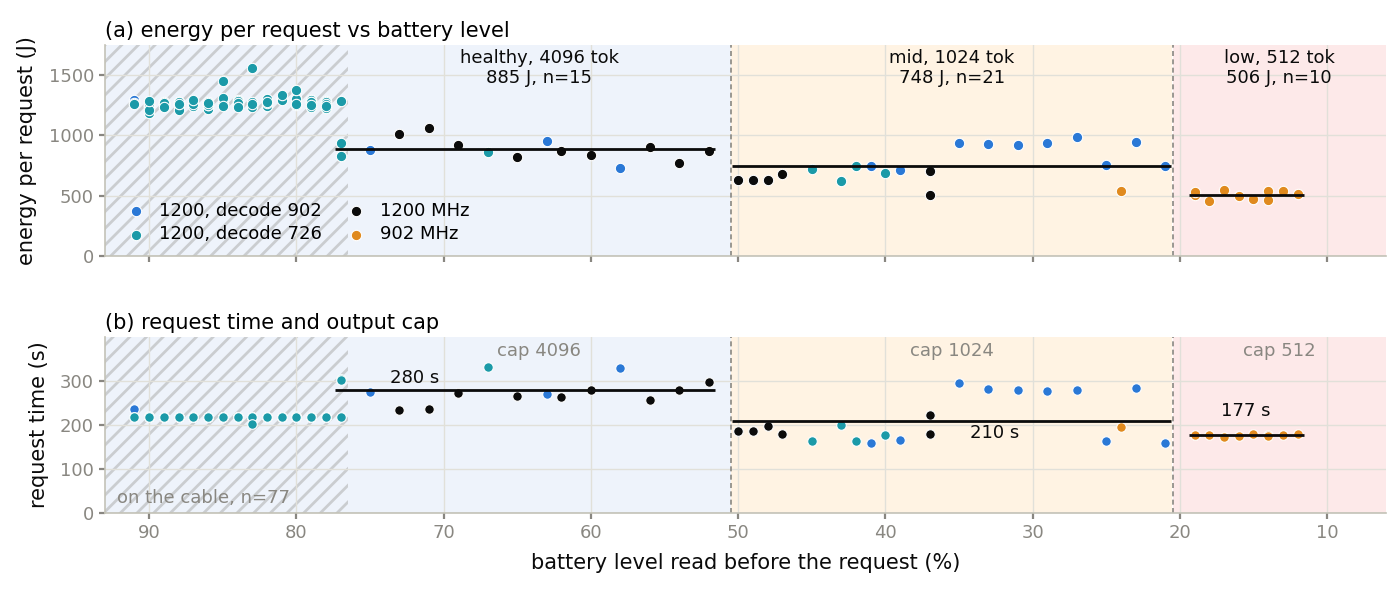

Recreate this plot in Python.
#!/usr/bin/env python3
"""The scheduler on a real discharge of the OnePlus 15 (phone_discharge_loop.sh, 2026-09-05/06).
Every request's energy is rebuilt from its raw sensor trace with the start-anchored split (the
scheduler's own on-battery readings before request 100 were wrong: teardown tail and gauge lag).
x axis: the battery level the scheduler read before the request. Sources: /tmp/discharge_final.
"""
import os, sys, csv, json, glob, statistics as st
import numpy as np
import matplotlib, matplotlib.collections
matplotlib.use("Agg")
import matplotlib.pyplot as plt

BLUE, AQUA, RED, PURPLE, GREEN, ORANGE = "#2a78d6", "#1b9aa8", "#e34948", "#5b2a86", "#3aa41c", "#e08a1e"
INK, MUTED, GRID, AXIS, SURF = "#0b0b0b", "#898781", "#e1e0d9", "#c3c2b7", "#ffffff"
plt.rcParams.update({"font.family": "sans-serif", "font.sans-serif": ["DejaVu Sans", "Arial"], "font.size": 7.5,
    "axes.labelsize": 7.5, "axes.titlesize": 8, "legend.fontsize": 6.2, "xtick.labelsize": 7, "ytick.labelsize": 7,
    "axes.edgecolor": AXIS, "axes.linewidth": 0.6, "xtick.color": MUTED, "ytick.color": MUTED, "axes.labelcolor": INK,
    "grid.color": GRID, "grid.linewidth": 0.5, "axes.grid": True, "axes.axisbelow": True, "legend.frameon": False,
    "figure.facecolor": SURF, "axes.facecolor": SURF, "pdf.fonttype": 42, "ps.fonttype": 42})
D = sys.argv[1] if len(sys.argv) > 1 else "/tmp/discharge_final/discharge"

def split(f, pms, tms, lag=30):
    rows = list(csv.DictReader(open(f))); T = [float(r["monotonic_s"]) for r in rows]
    P = [abs(float(r["usb_current_ua"])) / 1e6 * float(r["usb_voltage_uv"]) / 1e6 for r in rows]
    Q = [float(r["bat_charge_uah"]) for r in rows]; V = [float(r["bat_voltage_now_uv"]) / 1e6 for r in rows]
    G = [float(r.get("gpu_clk_hz") or 0) for r in rows]
    t0 = T[1] + 3
    for i in range(1, len(T)):
        if G[i] >= 9e8 and T[i] - T[0] < 90: t0 = T[i]; break
    tpf, tend = t0 + pms, t0 + tms; tq = tend + lag; ep = ed = 0; qa = qb = qc = None; vm = sum(V) / len(V)
    for i in range(1, len(T)):
        dt = min(5, T[i] - T[i - 1])
        if t0 < T[i] <= tpf: ep += P[i] * dt
        elif tpf < T[i] <= tend: ed += P[i] * dt
        if T[i] >= t0 and qa is None: qa = Q[i]
        if T[i] <= tpf: qb = Q[i]
        if T[i] <= tq: qc = Q[i]
    if qa is not None and qb is not None: ep += max(0, qa - qb) / 1e6 * vm * 3600
    if qb is not None and qc is not None: ed += max(0, qb - qc) / 1e6 * vm * 3600
    return ep, ed

R = []
for r in csv.DictReader(open(f"{D}/timeline.csv")):
    d = f"{D}/dis_{int(r['n']):03d}"
    if not (os.path.exists(d + "/meta.json") and os.path.exists(d + "/sensors.csv")): continue
    m = json.load(open(d + "/meta.json"))
    ep, ed = split(d + "/sensors.csv", m["prefill_ms"] / 1000, m["total_ms"] / 1000)
    R.append(dict(n=int(r["n"]), soc=float(r["soc"]), usb=r["usb_powered"] == "true", tier=r["tier"], plan=r["plan"], cap=int(r["nout_cap"]),
                  ns=m["n_decode_steps"], np=m["n_prompt_tokens"], E=ep + ed, T=m["total_ms"] / 1000, pred=float(r["pred_J"]), lever=float(r["lever"]), loop=r["loop"]))
R.sort(key=lambda x: x["n"])
bat = [x for x in R if not x["usb"]]; usb = [x for x in R if x["usb"]]
pcol = {"gpu1200_k1024": INK, "gpu1200d902_k1024": BLUE, "gpu1200d726_k1024": AQUA, "gpu902_k1024": ORANGE, "gpu726_k1024": RED}
plab = {"gpu1200_k1024": "1200 MHz", "gpu1200d902_k1024": "1200, decode 902", "gpu1200d726_k1024": "1200, decode 726", "gpu902_k1024": "902 MHz", "gpu726_k1024": "726 MHz"}
tband = {"healthy": "#eef3fb", "mid": "#fff3e3", "low": "#fde9e9"}


# per-tier means on battery (unchanged formulas)
stats = {}
for t, lo, hi in (("healthy", 50.5, 100), ("mid", 20.5, 50.5), ("low", 0, 20.5)):
    g = [x for x in bat if lo < x["soc"] <= hi]
    if not g: continue
    stats[t] = dict(n=len(g), E=st.mean(x["E"] for x in g), T=st.mean(x["T"] for x in g), cap=g[0]["cap"],
                    soc=(max(x["soc"] for x in g), min(x["soc"] for x in g)))
ug = usb
XL, XR = 93, 6                      # reversed x axis: 93 down to 6
BANDS = {"healthy": (XL, 50.5), "mid": (50.5, 20.5), "low": (20.5, XR)}

def pts_disp(ax, rend):
    """scatter points of ax in display px with their marker radius (px)"""
    out = []
    for c in ax.collections:
        if not isinstance(c, matplotlib.collections.PathCollection) or not len(c.get_offsets()): continue
        r = (np.sqrt(np.max(c.get_sizes())) / 2) * (ax.figure.dpi / 72) + 1.0
        for x, y in ax.transData.transform(c.get_offsets()): out.append((x, y, r))
    return out

def place(ax, txt, cands, avoid=(), pad=2.0, tpad=4.0):
    """move txt through candidate (x, y, va) triples until its box clears every point of ax and every text in avoid"""
    fig = ax.figure; fig.canvas.draw(); rend = fig.canvas.get_renderer(); pts = pts_disp(ax, rend)
    boxes = [t.get_window_extent(rend) for t in avoid]
    for x, y, va in cands:
        txt.set_position((x, y)); txt.set_va(va); bb = txt.get_window_extent(rend)
        if any(bb.x0 - r - pad < px < bb.x1 + r + pad and bb.y0 - r - pad < py < bb.y1 + r + pad for px, py, r in pts): continue
        if any(bb.x0 < o.x1 + tpad and o.x0 < bb.x1 + tpad and bb.y0 < o.y1 + tpad and o.y0 < bb.y1 + tpad for o in boxes): continue
        return True
    txt.set_position(cands[0][:2]); txt.set_va(cands[0][2]); return False

def audit(fig, pad=0.5):
    fig.canvas.draw(); rend = fig.canvas.get_renderer(); items = []
    for ax in fig.axes:
        items += [(t.get_text(), t.get_window_extent(rend)) for t in ax.texts if t.get_text().strip()]
        items += [(t.get_text(), t.get_window_extent(rend)) for t in (ax.title, ax._left_title) if t.get_text().strip()]
        xl, yl = sorted(ax.get_xlim()), sorted(ax.get_ylim())
        items += [(tk.label1.get_text(), tk.label1.get_window_extent(rend)) for tk in ax.xaxis.get_major_ticks() if tk.label1.get_visible() and xl[0] <= tk.get_loc() <= xl[1] and tk.label1.get_text().strip()]
        items += [(tk.label1.get_text(), tk.label1.get_window_extent(rend)) for tk in ax.yaxis.get_major_ticks() if tk.label1.get_visible() and yl[0] <= tk.get_loc() <= yl[1] and tk.label1.get_text().strip()]
        if ax.get_legend(): items += [(t.get_text(), t.get_window_extent(rend)) for t in ax.get_legend().get_texts()]
        for t in ax.texts + ([] if not ax.get_legend() else ax.get_legend().get_texts()):
            bb = t.get_window_extent(rend)
            if any(bb.x0 - r < px < bb.x1 + r and bb.y0 - r < py < bb.y1 + r for px, py, r in pts_disp(ax, rend)):
                print(f"  POINT under text: {t.get_text()!r}")
    bad = 0
    for i in range(len(items)):
        for j in range(i + 1, len(items)):
            p, q = items[i][1], items[j][1]
            if p.x0 < q.x1 + pad and q.x0 < p.x1 + pad and p.y0 < q.y1 + pad and q.y0 < p.y1 + pad:
                print(f"  OVERLAP: {items[i][0]!r} <-> {items[j][0]!r}"); bad += 1
    w, h = fig.get_size_inches()
    for name, bb in items:
        if bb.x0 < 0 or bb.y0 < 0 or bb.x1 > w * fig.dpi or bb.y1 > h * fig.dpi: print(f"  CLIPPED: {name!r}"); bad += 1
    print("  audit:", "clean" if not bad else f"{bad} issue(s)")

def render(name, size, fs, tick, layout, three_line):
    plt.rcParams.update({"font.size": fs, "axes.labelsize": fs, "legend.fontsize": tick, "xtick.labelsize": tick, "ytick.labelsize": tick})
    fig, (a, b) = plt.subplots(2, 1, figsize=size, sharex=True, gridspec_kw=dict(height_ratios=[1.2, 1.0]))
    fig.subplots_adjust(**layout)
    for ax in (a, b):
        for sp in ("top", "right"): ax.spines[sp].set_visible(False)
        ax.axvspan(100, 50.5, color=tband["healthy"], zorder=0, lw=0); ax.axvspan(50.5, 20.5, color=tband["mid"], zorder=0, lw=0); ax.axvspan(20.5, 0, color=tband["low"], zorder=0, lw=0)
        ax.axvspan(100, min(x["soc"] for x in usb) - 0.5, facecolor="none", edgecolor=MUTED, hatch="////", lw=0, zorder=0, alpha=0.35)
        ax.axvline(50.5, color=MUTED, lw=0.6, ls=(0, (3, 2))); ax.axvline(20.5, color=MUTED, lw=0.6, ls=(0, (3, 2)))
        ax.tick_params(length=2, pad=2)
    a.set_title("(a) energy per request vs battery level", loc="left", fontsize=fs, pad=3)
    b.set_title("(b) request time and output cap", loc="left", fontsize=fs, pad=3)
    ms = 14 if size[0] > 5 else 9
    for p in dict.fromkeys(x["plan"] for x in R):
        xs = [x["soc"] for x in R if x["plan"] == p]; ys = [x["E"] for x in R if x["plan"] == p]
        a.scatter(xs, ys, s=ms, color=pcol.get(p, MUTED), edgecolor=SURF, linewidth=0.4, zorder=4, label=plab.get(p, p))
        b.scatter(xs, [x["T"] for x in R if x["plan"] == p], s=ms * 0.85, color=pcol.get(p, MUTED), edgecolor=SURF, linewidth=0.4, zorder=4)
    a.set_ylim(0, 1750); a.set_xlim(XL, XR); b.set_ylim(0, 400)
    a.set_ylabel("energy per request (J)"); b.set_ylabel("request time (s)"); b.set_xlabel("battery level read before the request (%)")
    a.set_yticks([0, 500, 1000, 1500]); b.set_yticks([0, 100, 200, 300])
    ptsE = [(x["soc"], x["E"]) for x in R]; ptsT = [(x["soc"], x["T"]) for x in R]
    for t, (bx0, bx1) in BANDS.items():
        if t not in stats: continue
        g = [x for x in bat if BANDS[t][1] < x["soc"] <= (100 if t == "healthy" else bx0)]
        lo, hi = min(x["soc"] for x in g), max(x["soc"] for x in g)
        a.hlines(stats[t]["E"], lo - 0.4, hi + 0.4, color=INK, lw=1.0, zorder=5)
        b.hlines(stats[t]["T"], lo - 0.4, hi + 0.4, color=INK, lw=1.0, zorder=5)
        xc = ((min(x["soc"] for x in usb) - 0.5) + bx1) / 2 if t == "healthy" else (bx0 + bx1) / 2   # healthy: centre over the on-battery part
        if three_line: lab = f"{t}, {stats[t]['cap']}\n{stats[t]['E']:.0f} J\nn={stats[t]['n']}"
        else: lab = f"{t}, {stats[t]['cap']} tok\n{stats[t]['E']:.0f} J, n={stats[t]['n']}"
        a.text(xc, 1720, lab, ha="center", va="top", fontsize=tick, color=INK, linespacing=1.15, zorder=6)
        captxt = b.text(xc, 388, f"cap {stats[t]['cap']}", ha="center", va="top", fontsize=tick, color=MUTED, zorder=6)
        # time mean label: above the line where no points sit
        tt = b.text(0, 0, f"{stats[t]['T']:.0f} s", ha="center", va="bottom", fontsize=tick, color=INK, zorder=6)
        fr = (0.5, 0.4, 0.6, 0.3, 0.7, 0.2, 0.8, 0.12, 0.88)
        cands = []
        for off in (7, 20, 35, 50):
            cands += [(lo + (hi - lo) * f, stats[t]["T"] + off, "bottom") for f in fr]
            cands += [(lo + (hi - lo) * f, stats[t]["T"] - off, "top") for f in fr]
        ok = place(b, tt, cands, avoid=[captxt])
        if not ok: print(f"  could not place time label for {t}")
    b.text(XL - 0.8, 14, f"on the cable, n={len(ug)}" if size[0] > 5 else f"cable, n={len(ug)}", ha="left", va="bottom", fontsize=tick, color=MUTED, zorder=6)
    a.legend(loc="lower left", ncol=2 if size[0] > 5 else 1, fontsize=tick, handletextpad=0.3, columnspacing=0.9, borderaxespad=0.3, markerscale=1.0, labelspacing=0.3)
    audit(fig)
    out = os.path.join(os.path.dirname(os.path.abspath(__file__)), name)
    fig.savefig(out + ".pdf"); fig.savefig(out + ".png", dpi=200); print("wrote", out, len(R), "requests")
    plt.close(fig)

render("fig_discharge_timeline", (7.0, 3.0), 7.5, 6.5,
       dict(left=0.075, right=0.99, top=0.925, bottom=0.145, hspace=0.42), False)
render("fig_discharge_timeline_col", (3.4, 3.2), 7.0, 6.5,
       dict(left=0.15, right=0.985, top=0.94, bottom=0.13, hspace=0.32), True)
print("on battery:", {t: {k: (round(v, 1) if isinstance(v, float) else v) for k, v in s.items()} for t, s in stats.items()})
h = stats.get("healthy"); 
for t in ("mid", "low"):
    if t in stats and h: print(f"  {t} vs healthy on battery: energy {stats[t]['E']/h['E']-1:+.0%}, time {stats[t]['T']/h['T']-1:+.0%}")
fixed = [x for x in bat if x["n"] >= 100]
print(f"  prediction error after the fix (n={len(fixed)}): mean {st.mean(abs(x['E']/x['pred']-1) for x in fixed):.1%}, within 10%: {sum(abs(x['E']/x['pred']-1)<0.1 for x in fixed)}/{len(fixed)}")
sw = [(x["n"], x["soc"], x["tier"], x["plan"], x["cap"]) for i, x in enumerate(R) if i and x["tier"] != R[i-1]["tier"]]
print("  tier switches:", sw)
print("  per-token on battery (mJ, prompt+output):", {t: round(st.mean(x["E"]/(x["np"]+x["ns"])*1000 for x in bat if x["tier"]==t), 1) for t in ("healthy","mid","low")})
